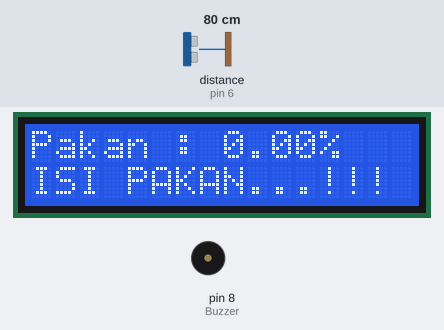
The sketch below on a simulated Arduino Uno, built with avr-gcc and run on an emulated ATmega328P. On the bench: 16×2 character LCD, buzzer (waves = sounding, pin HIGH). The inputs (shaded band) are chosen by the test bench; at power-on: distance to the obstacle (sensor on pin 6) 80 cm. The echo pulse lasts 58.3 µs per cm.

Above: at 1.2 s.
1.3 s: distance to the obstacle (sensor on pin 6) set to 11 cm
7.3 s: distance to the obstacle (sensor on pin 6) set to 8 cm
At 8.8 s:
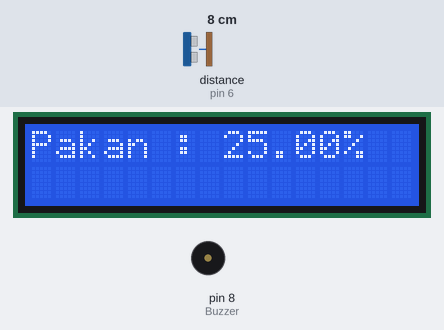
10.0 s: distance to the obstacle (sensor on pin 6) set to 18 cm
At 10.6 s:
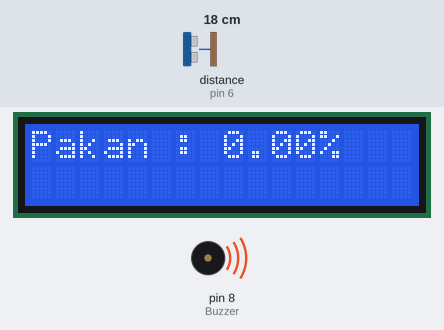
Timing chart, 0 to 19.7 s (numbered marks = the images above; inputs shaded):
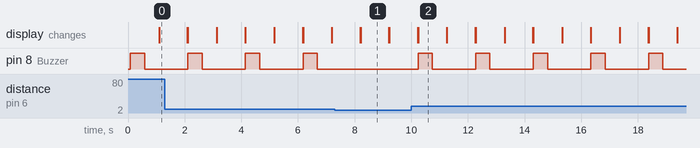

The sketch:

code.ino
```cpp
#include <HCSR04.h>                 //Library HCSR04
#include <LiquidCrystal_I2C.h>      //Library LCD I2C

LiquidCrystal_I2C lcd(0x27,16,2);   //Alamat I2C
HCSR04 hc(5,6);                     //initialisation class HCSR04 (trig pin , echo pin)

float TinggiSensor = 11.21;         //Tinggi pemasangan sensor
float TingkatPakan = 0;             //Tingkat pakan

#define Buzzer 8

void setup() {
  lcd.init ();                //Mulai LCD
  lcd.setBacklight(HIGH);
  pinMode(Buzzer, OUTPUT);    //Setting I/O
}

void loop() {
  TingkatPakan = TinggiSensor - hc.dist();          //Rumus mencari tingkat pakan
  TingkatPakan = map(TingkatPakan, 0, 12, 0, 100);  //konversi ke persen

  if (TingkatPakan > 100){      //Set maksimal 100%
    TingkatPakan = 100;
  }

  else if (TingkatPakan < 0){   //Antisipasi error sensor < 0%
    TingkatPakan = 0;
  }

  lcd.setCursor(0,0);
  lcd.print("Pakan : ");
  lcd.print(TingkatPakan);          //Tampilkan tingkat pakan
  lcd.print("%");

  if(TingkatPakan < 15){            //Jika tingkat pakan < 15%, maka
    alarm();                        //Nyalakan alarm
    lcd.setCursor(0,1);
    lcd.print("ISI PAKAN...!!!");   //tampilan text
  }

  delay(1000);
  lcd.clear();
}

void alarm(){                         //Prosedur alarm
  digitalWrite(Buzzer, HIGH);         //Nyalakan buzzer
  delay(500);                         //Selama 500 ms
  digitalWrite(Buzzer, LOW);          //Matikan buzzer
  delay(500);                         //Selama 500 ms
}
```

Measured:
- the behaviour switches between 10 and 9 cm on distance to the obstacle (sensor on pin 6) (found by bisection; images 0 and 1)
- after the input at 7.3 s, pin 8 (Buzzer): stays LOW (without the input it goes to HIGH after 0.91 s)
- after the input at 10.0 s, pin 8 (Buzzer): alternates HIGH for 0.50 s and LOW for 1.5 s, starting after 0.25 s; the display: first differs from a run without the input after 0.25 s (image 2)
- by itself, pin 8 (Buzzer): alternates HIGH for 0.50 s and LOW for 1.5 s
- what the display in image 1 shows lasts 1.0 s, from 8.2 s to 9.2 s
